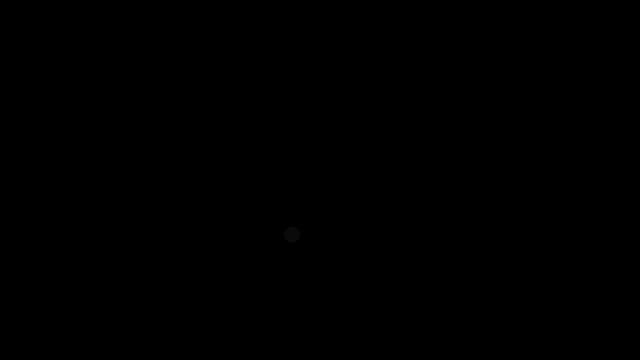
Frame 1 (no input)
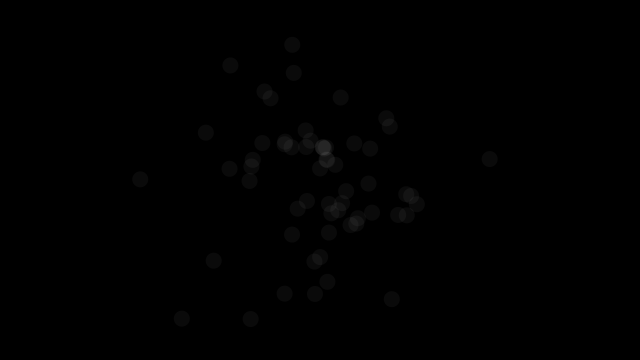
Frame 60 (the mouse pressed at the canvas centre just before this capture)
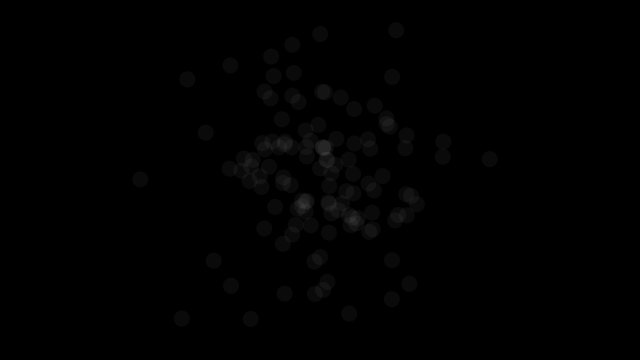
Frame 120 (the mouse held since frame 60 and released just before this capture)

The Processing sketch that drew these frames (run headless with seeded random() and noise(); from frame 60 on, the mouse is pressed at the canvas centre):

// Processing sketch: prac0_4
// ── prac0_4.pde
import java.util.Random;
Random generator;

void setup(){
  size(640,360);
  generator = new Random();
  background(0);
}

void draw(){
  float xnum = (float) generator.nextGaussian();
  float ynum = (float) generator.nextGaussian();
  float sd = 60;
  float xmean = width/2;
  float ymean = height/2;

  float x = sd*xnum + xmean;
  float y = sd*ynum + ymean;

  noStroke();

  fill(255,10);

  ellipse(x,y,16,16);
}
